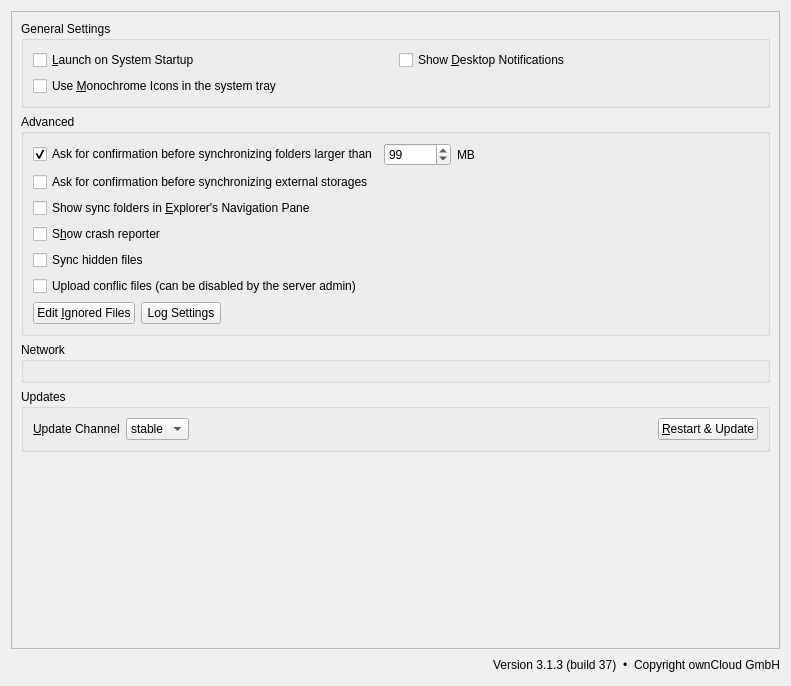
<?xml version="1.0" encoding="UTF-8"?>
<ui version="4.0">
 <class>OCC::GeneralSettings</class>
 <widget class="QWidget" name="OCC::GeneralSettings">
  <property name="geometry">
   <rect>
    <x>0</x>
    <y>0</y>
    <width>791</width>
    <height>686</height>
   </rect>
  </property>
  <property name="windowTitle">
   <string>Form</string>
  </property>
  <layout class="QVBoxLayout" name="verticalLayout_3">
   <item>
    <widget class="QScrollArea" name="scrollArea">
     <property name="widgetResizable">
      <bool>true</bool>
     </property>
     <widget class="QWidget" name="scrollAreaWidgetContents_2">
      <property name="geometry">
       <rect>
        <x>0</x>
        <y>0</y>
        <width>771</width>
        <height>640</height>
       </rect>
      </property>
      <layout class="QVBoxLayout" name="verticalLayout_5">
       <item>
        <widget class="QGroupBox" name="generalGroupBox">
         <property name="title">
          <string>General Settings</string>
         </property>
         <layout class="QGridLayout" name="gridLayout_2">
          <item row="1" column="0">
           <widget class="QCheckBox" name="monoIconsCheckBox">
            <property name="text">
             <string>Use &amp;Monochrome Icons in the system tray</string>
            </property>
           </widget>
          </item>
          <item row="0" column="1">
           <widget class="QCheckBox" name="desktopNotificationsCheckBox">
            <property name="text">
             <string>Show &amp;Desktop Notifications</string>
            </property>
           </widget>
          </item>
          <item row="0" column="0">
           <widget class="QCheckBox" name="autostartCheckBox">
            <property name="text">
             <string>&amp;Launch on System Startup</string>
            </property>
           </widget>
          </item>
         </layout>
        </widget>
       </item>
       <item>
        <widget class="QGroupBox" name="advancedGroupBox">
         <property name="title">
          <string>Advanced</string>
         </property>
         <layout class="QVBoxLayout" name="verticalLayout">
          <item>
           <layout class="QHBoxLayout" name="horizontalLayout_3">
            <item>
             <widget class="QCheckBox" name="newFolderLimitCheckBox">
              <property name="text">
               <string>Ask for confirmation before synchronizing folders larger than</string>
              </property>
              <property name="checked">
               <bool>true</bool>
              </property>
             </widget>
            </item>
            <item>
             <widget class="QSpinBox" name="newFolderLimitSpinBox">
              <property name="maximum">
               <number>999999</number>
              </property>
              <property name="value">
               <number>99</number>
              </property>
             </widget>
            </item>
            <item>
             <widget class="QLabel" name="label">
              <property name="text">
               <string extracomment="Trailing part of &quot;Ask confirmation before syncing folder larger than&quot; ">MB</string>
              </property>
             </widget>
            </item>
            <item>
             <spacer name="horizontalSpacer_3">
              <property name="orientation">
               <enum>Qt::Horizontal</enum>
              </property>
              <property name="sizeHint" stdset="0">
               <size>
                <width>40</width>
                <height>20</height>
               </size>
              </property>
             </spacer>
            </item>
           </layout>
          </item>
          <item>
           <widget class="QCheckBox" name="newExternalStorage">
            <property name="text">
             <string>Ask for confirmation before synchronizing external storages</string>
            </property>
           </widget>
          </item>
          <item>
           <widget class="QCheckBox" name="showInExplorerNavigationPaneCheckBox">
            <property name="text">
             <string>Show sync folders in &amp;Explorer's Navigation Pane</string>
            </property>
           </widget>
          </item>
          <item>
           <widget class="QCheckBox" name="crashreporterCheckBox">
            <property name="sizePolicy">
             <sizepolicy hsizetype="MinimumExpanding" vsizetype="Fixed">
              <horstretch>0</horstretch>
              <verstretch>0</verstretch>
             </sizepolicy>
            </property>
            <property name="text">
             <string>S&amp;how crash reporter</string>
            </property>
           </widget>
          </item>
          <item>
           <widget class="QCheckBox" name="syncHiddenFilesCheckBox">
            <property name="text">
             <string>Sync hidden files</string>
            </property>
           </widget>
          </item>
          <item>
           <widget class="QCheckBox" name="uploadConflicFilesCheckBox">
            <property name="text">
             <string>Upload conflic files (can be disabled by the server admin)</string>
            </property>
           </widget>
          </item>
          <item>
           <layout class="QHBoxLayout" name="horizontalLayout_4">
            <item>
             <widget class="QPushButton" name="ignoredFilesButton">
              <property name="text">
               <string>Edit &amp;Ignored Files</string>
              </property>
             </widget>
            </item>
            <item>
             <widget class="QPushButton" name="logSettingsButton">
              <property name="text">
               <string>Log Settings</string>
              </property>
             </widget>
            </item>
            <item>
             <spacer name="spacer_3">
              <property name="orientation">
               <enum>Qt::Horizontal</enum>
              </property>
              <property name="sizeHint" stdset="0">
               <size>
                <width>555</width>
                <height>20</height>
               </size>
              </property>
             </spacer>
            </item>
           </layout>
          </item>
         </layout>
        </widget>
       </item>
       <item>
        <widget class="QGroupBox" name="groupBox">
         <property name="title">
          <string>Network</string>
         </property>
         <layout class="QVBoxLayout" name="verticalLayout_4">
          <item>
           <widget class="NetworkSettings" name="widget" native="true"/>
          </item>
         </layout>
        </widget>
       </item>
       <item>
        <widget class="QGroupBox" name="updaterWidget">
         <property name="title">
          <string>Updates</string>
         </property>
         <layout class="QHBoxLayout" name="horizontalLayout">
          <item>
           <widget class="QLabel" name="updateChannelLabel">
            <property name="sizePolicy">
             <sizepolicy hsizetype="Maximum" vsizetype="Preferred">
              <horstretch>0</horstretch>
              <verstretch>0</verstretch>
             </sizepolicy>
            </property>
            <property name="text">
             <string>&amp;Update Channel</string>
            </property>
            <property name="buddy">
             <cstring>updateChannel</cstring>
            </property>
           </widget>
          </item>
          <item>
           <widget class="QComboBox" name="updateChannel">
            <property name="sizePolicy">
             <sizepolicy hsizetype="Maximum" vsizetype="Fixed">
              <horstretch>0</horstretch>
              <verstretch>0</verstretch>
             </sizepolicy>
            </property>
            <item>
             <property name="text">
              <string>stable</string>
             </property>
            </item>
            <item>
             <property name="text">
              <string>beta</string>
             </property>
            </item>
           </widget>
          </item>
          <item>
           <widget class="QLabel" name="updateStateLabel">
            <property name="text">
             <string/>
            </property>
            <property name="wordWrap">
             <bool>true</bool>
            </property>
            <property name="openExternalLinks">
             <bool>true</bool>
            </property>
           </widget>
          </item>
          <item>
           <widget class="QPushButton" name="restartButton">
            <property name="sizePolicy">
             <sizepolicy hsizetype="Maximum" vsizetype="Fixed">
              <horstretch>0</horstretch>
              <verstretch>0</verstretch>
             </sizepolicy>
            </property>
            <property name="text">
             <string>&amp;Restart &amp;&amp; Update</string>
            </property>
           </widget>
          </item>
         </layout>
        </widget>
       </item>
       <item>
        <spacer name="verticalSpacer">
         <property name="orientation">
          <enum>Qt::Vertical</enum>
         </property>
         <property name="sizeHint" stdset="0">
          <size>
           <width>20</width>
           <height>40</height>
          </size>
         </property>
        </spacer>
       </item>
      </layout>
     </widget>
    </widget>
   </item>
   <item>
    <widget class="QWidget" name="versionInfoWidget" native="true">
     <layout class="QHBoxLayout" name="horizontalLayout_2">
      <property name="leftMargin">
       <number>0</number>
      </property>
      <property name="topMargin">
       <number>0</number>
      </property>
      <property name="rightMargin">
       <number>0</number>
      </property>
      <property name="bottomMargin">
       <number>0</number>
      </property>
      <item>
       <spacer name="spacer">
        <property name="orientation">
         <enum>Qt::Horizontal</enum>
        </property>
        <property name="sizeHint" stdset="0">
         <size>
          <width>40</width>
          <height>20</height>
         </size>
        </property>
       </spacer>
      </item>
      <item>
       <widget class="QLabel" name="versionLabel">
        <property name="cursor">
         <cursorShape>PointingHandCursor</cursorShape>
        </property>
        <property name="text">
         <string notr="true">Version 3.1.3 (build 37)</string>
        </property>
        <property name="textInteractionFlags">
         <set>Qt::LinksAccessibleByMouse</set>
        </property>
       </widget>
      </item>
      <item>
       <widget class="QLabel" name="copyrightLabelDotBefore">
        <property name="cursor">
         <cursorShape>ArrowCursor</cursorShape>
        </property>
        <property name="text">
         <string>•</string>
        </property>
        <property name="textInteractionFlags">
         <set>Qt::LinksAccessibleByMouse|Qt::TextSelectableByMouse</set>
        </property>
       </widget>
      </item>
      <item>
       <widget class="QLabel" name="copyrightLabel">
        <property name="cursor">
         <cursorShape>ArrowCursor</cursorShape>
        </property>
        <property name="text">
         <string notr="true">Copyright ownCloud GmbH</string>
        </property>
        <property name="textInteractionFlags">
         <set>Qt::LinksAccessibleByMouse|Qt::TextSelectableByMouse</set>
        </property>
       </widget>
      </item>
     </layout>
    </widget>
   </item>
  </layout>
 </widget>
 <customwidgets>
  <customwidget>
   <class>NetworkSettings</class>
   <extends>QWidget</extends>
   <header>networksettings.h</header>
   <container>1</container>
  </customwidget>
 </customwidgets>
 <tabstops>
  <tabstop>autostartCheckBox</tabstop>
  <tabstop>desktopNotificationsCheckBox</tabstop>
  <tabstop>monoIconsCheckBox</tabstop>
  <tabstop>newFolderLimitCheckBox</tabstop>
  <tabstop>newFolderLimitSpinBox</tabstop>
  <tabstop>newExternalStorage</tabstop>
  <tabstop>showInExplorerNavigationPaneCheckBox</tabstop>
  <tabstop>crashreporterCheckBox</tabstop>
  <tabstop>syncHiddenFilesCheckBox</tabstop>
  <tabstop>ignoredFilesButton</tabstop>
  <tabstop>updateChannel</tabstop>
  <tabstop>restartButton</tabstop>
  <tabstop>scrollArea</tabstop>
 </tabstops>
 <resources/>
 <connections>
  <connection>
   <sender>newFolderLimitCheckBox</sender>
   <signal>toggled(bool)</signal>
   <receiver>newFolderLimitSpinBox</receiver>
   <slot>setEnabled(bool)</slot>
   <hints>
    <hint type="sourcelabel">
     <x>245</x>
     <y>139</y>
    </hint>
    <hint type="destinationlabel">
     <x>412</x>
     <y>141</y>
    </hint>
   </hints>
  </connection>
 </connections>
</ui>
